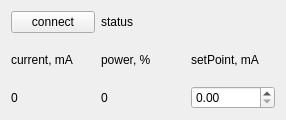
<?xml version="1.0" encoding="UTF-8"?>
<ui version="4.0">
 <class>MainWindow</class>
 <widget class="QMainWindow" name="MainWindow">
  <property name="geometry">
   <rect>
    <x>0</x>
    <y>0</y>
    <width>286</width>
    <height>120</height>
   </rect>
  </property>
  <property name="windowTitle">
   <string>MainWindow</string>
  </property>
  <widget class="QWidget" name="centralWidget">
   <layout class="QGridLayout" name="gridLayout">
    <item row="0" column="0">
     <widget class="QPushButton" name="connectButton">
      <property name="text">
       <string>connect</string>
      </property>
     </widget>
    </item>
    <item row="0" column="1">
     <widget class="QLabel" name="label">
      <property name="text">
       <string>status</string>
      </property>
     </widget>
    </item>
    <item row="0" column="2">
     <widget class="QLabel" name="statusLabel">
      <property name="text">
       <string/>
      </property>
     </widget>
    </item>
    <item row="1" column="0">
     <widget class="QLabel" name="chLabel">
      <property name="text">
       <string>current, mA</string>
      </property>
     </widget>
    </item>
    <item row="1" column="1">
     <widget class="QLabel" name="label_3">
      <property name="text">
       <string>power, %</string>
      </property>
     </widget>
    </item>
    <item row="1" column="2">
     <widget class="QLabel" name="setPoint">
      <property name="text">
       <string>setPoint, mA</string>
      </property>
     </widget>
    </item>
    <item row="2" column="0">
     <widget class="QLabel" name="cLabel">
      <property name="text">
       <string>0</string>
      </property>
     </widget>
    </item>
    <item row="2" column="1">
     <widget class="QLabel" name="pLabel">
      <property name="text">
       <string>0</string>
      </property>
     </widget>
    </item>
    <item row="2" column="2">
     <widget class="QDoubleSpinBox" name="spBox"/>
    </item>
   </layout>
  </widget>
 </widget>
 <layoutdefault spacing="6" margin="11"/>
 <resources/>
 <connections/>
</ui>
